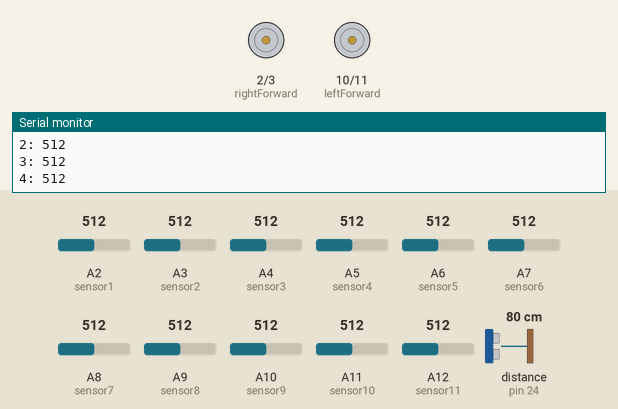
This sketch was run on a simulated Arduino Mega 2560, built with avr-gcc and run on an emulated ATmega2560. Parts: motor-driver pin pairs drawn as motors (green arrow = first pin HIGH = forward, orange = second pin HIGH = backward, longer = more drive), the last lines printed to the serial monitor. The test bench sets the inputs (shaded band); at power-on: A7 (sensor6) = 512, distance to the obstacle (sensor on pin 24) 80 cm, A2 (sensor1) = 512, A3 (sensor2) = 512, A4 (sensor3) = 512, A5 (sensor4) = 512, A6 (sensor5) = 512, A8 (sensor7) = 512, A9 (sensor8) = 512, A10 (sensor9) = 512, A11 (sensor10) = 512, A12 (sensor11) = 512. The echo pulse lasts 58.3 µs per cm.

Above: at 1.2 s.
1.3 s: A7 (sensor6) set to 810
At 2.6 s:
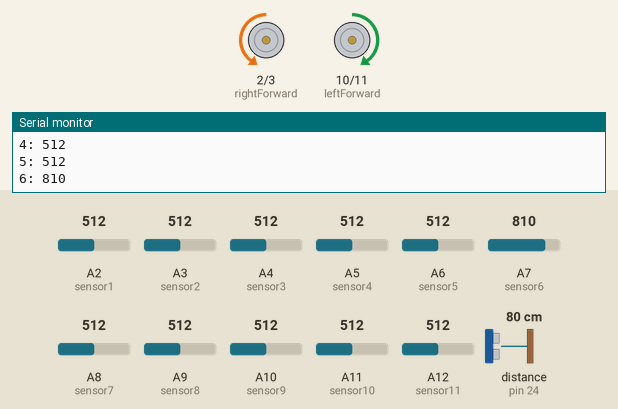
2.9 s: distance to the obstacle (sensor on pin 24) set to 9 cm
5.9 s: distance to the obstacle (sensor on pin 24) set to 6 cm
At 7.0 s:
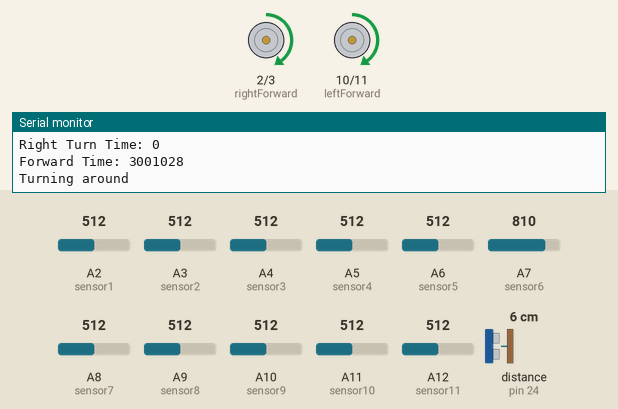
Timing chart, 0 to 13.1 s (numbered marks = the images above; inputs shaded):
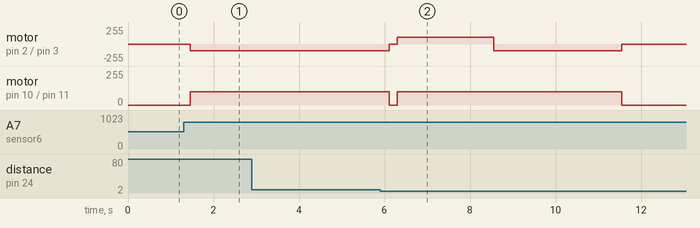

Measured:
- the behaviour switches between 8 and 7 cm on distance to the obstacle (sensor on pin 24) (found by bisection; images 1 and 2)
- after the input at 1.3 s, motor on pin 2 (rightForward) / pin 3 (rightBackward): stopped → backward 100/255 after 0.15 s; motor on pin 10 (leftForward) / pin 11 (leftBackward): stopped → forward 100/255 after 0.15 s

The sketch:

Master_Daddy_Code_Makeover.ino
```cpp
#include <NewPing.h>
#include <RotaryEncoder.h>

#define TRIGGER_PIN  22  // Arduino pin tied to trigger pin on the ultrasonic sensor.
#define ECHO_PIN     24  // Arduino pin tied to echo pin on the ultrasonic sensor.
#define MAX_DISTANCE 200 // Maximum distance we want to ping for (in centimeters). Maximum sensor distance is rated at 400-500cm.
NewPing sonar(TRIGGER_PIN, ECHO_PIN, MAX_DISTANCE); // NewPing setup of pins and maximum distance.

int leftForward = 10; // These pins are not named intuitively
int leftBackward = 11;
int rightForward = 2;
int rightBackward = 3;
int sensor1 = A2;
int sensor2 = A3;
int sensor3 = A4;
int sensor4 = A5;
int sensor5 = A6;
int sensor6 = A7;
int sensor7 = A8;
int sensor8 = A9;
int sensor9 = A10;
int sensor10 = A11;
int sensor11 = A12;

int val1; //Store sensor readings
int val2;
int val3;
int val4;
int val5;
int val6;
int val7;
int val8;
int val9;
int val10;
int val11;

int maxLeft;
int maxRight;

int vForward =  100; //velocity when moving forwards
int vBackwards = 100;  //velocity when moving backwards
int vTurning = 100;  //velocity when turning
int velocity = vForward;  //velocity variable that gets changed sometimes

int leftTurnTime = 0;
int rightTurnTime = 0;
long forwardTime = 0;
int leftTurnStart;
int leftTurnEnd;
int leftTurnDelta;
int rightTurnStart;
int rightTurnEnd;
int rightTurnDelta;
long forwardStart;
long forwardEnd;
long forwardDelta;

int threshold = 200; //   ***************************************************************THRESHOLD IR TO MAKE THE ROBOT MOVE FORWARD
int superThreshold = 800; // For going forward
int distance; // Distance between ultrasonic sensor and box
unsigned int uS; // Send ping, get ping time in microseconds (uS)

int retrieve = 0; //if retrieve = 0, run the code to find the container and move to it
//if retrieve = 1, run code to go backwards
int stopTurning = 1;
int backwards = 0;
int i = 0;
int j = 0;

void setup() {

  pinMode(leftForward, OUTPUT); // Assign motor pins
  pinMode(leftBackward, OUTPUT);
  pinMode(rightForward, OUTPUT);
  pinMode(rightBackward, OUTPUT);

  pinMode(sensor1, INPUT); // Assign sensor pins
  pinMode(sensor2, INPUT);
  pinMode(sensor3, INPUT);
  pinMode(sensor4, INPUT);
  pinMode(sensor5, INPUT);
  pinMode(sensor6, INPUT);
  pinMode(sensor7, INPUT);
  pinMode(sensor8, INPUT);
  pinMode(sensor9, INPUT);
  pinMode(sensor10, INPUT);
  pinMode(sensor11, INPUT);

  Serial.begin(9600);       // Send outputs to screen for debugging
}
//45s for 10 turns
void loop() {

  while (retrieve == 0) {
    // delay(1000);
    val1 = analogRead(sensor1); // Read sensor values
    val2 = analogRead(sensor2);
    val3 = analogRead(sensor3);
    val4 = analogRead(sensor4);
    val5 = analogRead(sensor5);
    val6 = analogRead(sensor6);
    val7 = analogRead(sensor7);
    val8 = analogRead(sensor8);
    val9 = analogRead(sensor9);
    val10 = analogRead(sensor10);
    val11 = analogRead(sensor11);

    maxLeft = max(val1, val2); // COMPARE SENSOR VALUES OF LEFT SIDE
    maxLeft = max(maxLeft, val3);
    maxLeft = max(maxLeft, val4);
    //    maxLeft = max(maxLeft, val5);

    maxRight = max(0, val8); // COMPARE SENSOR VALUES OF RIGHT SIDE (sensor 7 is deactivated)
    maxRight = max(maxRight, val9);
    maxRight = max(maxRight, val10);
    maxRight = max(maxRight, val11);

    uS = sonar.ping(); // Send ping, get ping time in microseconds (uS)
    distance = (uS / US_ROUNDTRIP_CM); // Convert ping time to distance in cm (0 = outside set distance range)

    // Print sensor values (for debugging only)
    Serial.print("1: ");
    Serial.println(val1);
    Serial.print("2: ");
    Serial.println(val2);
    Serial.print("3: ");
    Serial.println(val3);
    Serial.print("4: ");
    Serial.println(val4);
    Serial.print("5: ");
    Serial.println(val5);
    Serial.print("6: ");
    Serial.println(val6);
    Serial.print("7: ");
    Serial.println(val7);
    Serial.print("8: ");
    Serial.println(val8);
    Serial.print("9: ");
    Serial.println(val9);
    Serial.print("10: ");
    Serial.println(val10);
    Serial.print("11: ");
    Serial.println(val11);
    Serial.println();

    // What if both are bigger than val6? We should code this in

    //  Serial.print("Left: ");  // Print sensor readings
    //  Serial.println(maxLeft);
    //  Serial.print("Middle: ");
    //  Serial.println(val6);
    //  Serial.print("Right: ");
    //  Serial.println(maxRight);

    while (retrieve == 0 && maxRight < threshold && maxLeft < threshold && val5 < threshold && val6 < threshold && val7 < threshold) {
      //      delay(2000);
      val1 = analogRead(sensor1); // Read sensor values
      val2 = analogRead(sensor2);
      val3 = analogRead(sensor3);
      val4 = analogRead(sensor4);
      val5 = analogRead(sensor5);
      val6 = analogRead(sensor6);
      val7 = analogRead(sensor7);
      val8 = analogRead(sensor8);
      val9 = analogRead(sensor9);
      val10 = analogRead(sensor10);
      val11 = analogRead(sensor11);

      maxLeft = max(val1, val2); // COMPARE SENSOR VALUES OF LEFT SIDE
      maxLeft = max(maxLeft, val3);
      maxLeft = max(maxLeft, val4);
      //    maxLeft = max(maxLeft, val5);

      maxRight = max(0, val8); // COMPARE SENSOR VALUES OF RIGHT SIDE (sensor 7 is deactivated)
      maxRight = max(maxRight, val9);
      maxRight = max(maxRight, val10);
      maxRight = max(maxRight, val11);
      //      rightTurnStart = micros(); // wendy
      analogWrite(leftForward, vTurning);
      digitalWrite(leftBackward, LOW);
      analogWrite(rightForward, vTurning);
      digitalWrite(rightBackward, LOW);
      //      rightTurnEnd = micros(); // wendy
      //      rightTurnDelta = rightTurnEnd - rightTurnStart;
      //      rightTurnTime = rightTurnTime + rightTurnDelta;
    }

    if (maxRight > threshold && maxRight > val6 && distance >= 8) {   // Turn right
      rightTurnStart = micros(); // wendy
      analogWrite(leftForward, vTurning);
      digitalWrite(leftBackward, LOW);
      analogWrite(rightForward, vTurning);
      digitalWrite(rightBackward, LOW);
      rightTurnEnd = micros(); // wendy
      rightTurnDelta = rightTurnEnd - rightTurnStart;
      rightTurnTime = rightTurnTime + rightTurnDelta;
      // delay(500);
    }

    else if (maxLeft > threshold && maxLeft > val6 && distance >= 8) {     // Turn left
      leftTurnStart = micros(); // wendy
      digitalWrite(leftForward, LOW);
      analogWrite(leftBackward, vTurning);
      digitalWrite(rightForward, LOW);
      analogWrite(rightBackward, vTurning);
      leftTurnEnd = micros(); // wendy
      leftTurnDelta = leftTurnEnd - leftTurnStart;
      leftTurnTime = leftTurnTime + leftTurnDelta;
      // delay(500);
    }

    else if (val6 > threshold && val6 > maxLeft && val6 > maxRight) { // Go forward when middle sensor detects most IR

      //$$$$$$$$$$$$$$$$$$$$$$$$$$$$$$$$$$$$$$$$$$$$$$$$$$$$$$$$$$$$$$$$$
      //If val6 > threshold but not greater than maxLeft or maxRight even if it has picked up the container, retrieve does not get toggled because code does not enter this else if statement


      if (distance >= 20) {
        velocity = vForward;
      }
      else if (distance < 20 && distance >= 8) {  // Throttle velocity based on ultrasonic distance reading (distances in cm)
        // velocity = 0.75 * vForward;
        velocity = vForward; // this makes our new backtracking mechanism easier to implement
      }
      else if (distance < 8 && distance > 1 && retrieve == 0 && val6 > threshold) {
        velocity = 0;
        retrieve = 1;  //value to signify that the robot has reached the object and should now begin retrieval phase
        //distance = 20; // arbitrarily reset the distance so that it isn't 0/doesn't stop the code
      }

      // Drive straight towards box (velocity is determined by distance from box)
      forwardStart = micros();
      analogWrite(leftForward, velocity);
      digitalWrite(leftBackward, LOW);
      digitalWrite(rightForward, LOW);
      analogWrite(rightBackward, velocity);
      delay(100); //Have the robot move forward for a decent amount of time instead of being so jittery side to side
      forwardEnd = micros(); // wendy
      forwardDelta = forwardEnd - forwardStart;
      forwardTime = forwardTime + forwardDelta;

      i = i + 1;
    }

    else if (val5 > superThreshold && val6 > superThreshold && val7 > superThreshold && distance < 8 && distance > 1) {
      digitalWrite(leftForward, LOW);
      digitalWrite(leftBackward, LOW);
      digitalWrite(rightForward, LOW);
      digitalWrite(rightBackward, LOW);
      retrieve = 1;
    }

    else { // If no IR detected, stop moving
      digitalWrite(leftForward, LOW);
      digitalWrite(leftBackward, LOW);
      digitalWrite(rightForward, LOW);
      digitalWrite(rightBackward, LOW);
    }

    Serial.print("Distance (cm): ");
    Serial.println(distance);
    Serial.print("Retrieve? ");
    Serial.println(retrieve);
  }

  //********************************************************START RETRIEVAL PROCESS**************************************
  if (retrieve == 1 && stopTurning == 1) { //if on retrieval phase, turn around
    //velocity = vForward;
    Serial.print("***********************RETRIEVE = ");
    Serial.println(retrieve);
    Serial.print("Left Turn Time: ");
    Serial.println(leftTurnTime);
    Serial.print("Right Turn Time: ");
    Serial.println(rightTurnTime);
    Serial.print("Forward Time: ");
    Serial.println(forwardTime);

    Serial.println("Turning around");
    digitalWrite(leftForward, LOW);
    analogWrite(leftBackward, vTurning);
    digitalWrite(rightForward, LOW);
    analogWrite(rightBackward, vTurning);
//    delay(2250);
//
//    //
//

    //    //ASSUMING 2800 ms IS THE TIME IT TAKES FOR IT TO TURN 180
        if (leftTurnTime > rightTurnTime) {
          digitalWrite(leftForward, LOW);
          analogWrite(leftBackward, vTurning);
          digitalWrite(rightForward, LOW);
          analogWrite(rightBackward, vTurning);
          delay(2250 - (leftTurnTime - rightTurnTime));
          digitalWrite(leftForward, LOW);
          digitalWrite(leftBackward, LOW);
          digitalWrite(rightForward, LOW);
          digitalWrite(rightBackward, LOW);

        }
        else if (rightTurnTime > leftTurnTime) {
          analogWrite(leftForward, vTurning);
          digitalWrite(leftBackward, LOW);
          analogWrite(rightForward, vTurning);
          digitalWrite(rightBackward, LOW);
          delay(2250 - (leftTurnTime - rightTurnTime));

          digitalWrite(leftForward, LOW);
          digitalWrite(leftBackward, LOW);
          digitalWrite(rightForward, LOW);
          digitalWrite(rightBackward, LOW);
        }
        else if (leftTurnTime == rightTurnTime) {
          analogWrite(leftForward, vTurning);
          digitalWrite(leftBackward, LOW);
          analogWrite(rightForward, vTurning);
          digitalWrite(rightBackward, LOW);
          delay(2250);

          digitalWrite(leftForward, LOW);
          digitalWrite(leftBackward, LOW);
          digitalWrite(rightForward, LOW);
          digitalWrite(rightBackward, LOW);
        }

        Serial.print("Velocity: ");
        Serial.println(velocity);
        velocity = vForward;
        Serial.print("New Velocity: ");
        Serial.println(velocity);
        analogWrite(leftForward, velocity);
        digitalWrite(leftBackward, LOW);
        digitalWrite(rightForward, LOW);
        analogWrite(rightBackward, velocity);
        delay(forwardTime/1000);

        digitalWrite(leftForward, LOW);
        digitalWrite(leftBackward, LOW);
        digitalWrite(rightForward, LOW);
        digitalWrite(rightBackward, LOW);

    stopTurning = 0;

    //    Serial.println(retrieve);
    //    val1 = analogRead(sensor1); // Read sensor values
    //    val2 = analogRead(sensor2);
    //    val3 = analogRead(sensor3);
    //    val4 = analogRead(sensor4);
    //    val5 = analogRead(sensor5);
    //    val6 = analogRead(sensor6);
    //    val7 = analogRead(sensor7);
    //    val8 = analogRead(sensor8);
    //    val9 = analogRead(sensor9);
    //    val10 = analogRead(sensor10);
    //    val11 = analogRead(sensor11);
    //
    //    Serial.print("1: ");
    //    Serial.println(val1);
    //    Serial.print("2: ");
    //    Serial.println(val2);
    //    Serial.print("3: ");
    //    Serial.println(val3);
    //    Serial.print("4: ");
    //    Serial.println(val4);
    //    Serial.print("5: ");
    //    Serial.println(val5);
    //    Serial.print("6: ");
    //    Serial.println(val6);
    //    Serial.print("7: ");
    //    Serial.println(val7);
    //    Serial.print("8: ");
    //    Serial.println(val8);
    //    Serial.print("9: ");
    //    Serial.println(val9);
    //    Serial.print("10: ");
    //    Serial.println(val10);
    //    Serial.print("11: ");
    //    Serial.println(val11);
    //    Serial.println();
    //
    //    digitalWrite(leftForward, LOW); // Turn left to turn around
    //    analogWrite(leftBackward, vTurning);
    //    digitalWrite(rightForward, LOW);
    //    analogWrite(rightBackward, vTurning);
    //
    //    delay(3300); //change depending on velocity so that it turns exactly around
    //    stopTurning = 0;
    //
    //    digitalWrite(leftForward, LOW);
    //    digitalWrite(leftBackward, LOW);
    //    digitalWrite(rightForward, LOW);
    //    digitalWrite(rightBackward, LOW);
    //  }
    //
    //  //*********************************** BACKTRACKING ************************************
    //  if (backwards == 0) { //If statement not needed, was used to ensure loop ran only once during testing
    //    i = 1.4 * i;
    //    while (j < i) {
    //      Serial.println("************WHILE LOOP TO GO BACKWAAAAAAAAAAAAAAAAAAAAAAAAAAAAARDS ");
    //      analogWrite(leftForward, vBackwards);
    //      digitalWrite(leftBackward, LOW);
    //      digitalWrite(rightForward, LOW);
    //      analogWrite(rightBackward, vBackwards);
    //      j = j + 1;
    //    }
    //    backwards = 1;

  }
  digitalWrite(leftForward, LOW);
  digitalWrite(leftBackward, LOW);
  digitalWrite(rightForward, LOW);
  digitalWrite(rightBackward, LOW);
}
```
